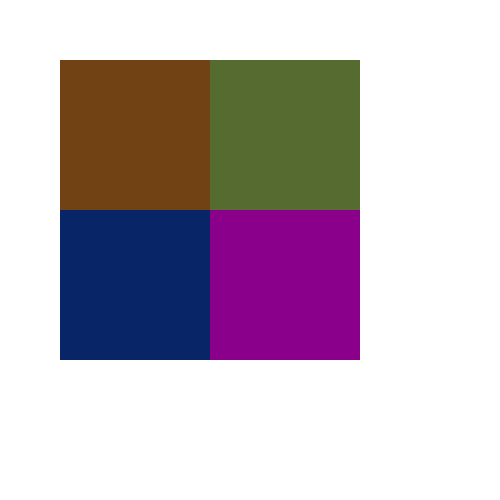
Frame 1 (no input)
Frame 60 (no input): identical to frame 1, image omitted
Frame 120 (the mouse pressed at the canvas centre since frame 60): identical to frame 1, image omitted

The p5.js sketch that drew this single still picture (run headless with seeded random() and noise() and a simulated clock; from frame 60 on, the mouse is pressed at the canvas centre):

// p5.js sketch
// ── sketch.js
//學號:3B052031
//姓名:林憶筠
//色彩的意象(暗色調，沉穩，消極，高貴的)
function setup() {
  createCanvas(500,500);
}
function draw() {
  //墨褐色
  fill(112,66,20);
  strokeWeight(0);
  rect(60,60,150,150); 
  //青玉色
  fill(8,37,103);
  strokeWeight(0);
  rect(60,210,150,150);
  //暗橄欖綠
  fill(85,107,47);
  strokeWeight(0);
  rect(210,60,150,150);
  //暗洋紅
  fill(139,0,139);
  strokeWeight(0);
  rect(210,210,150,150);
}
